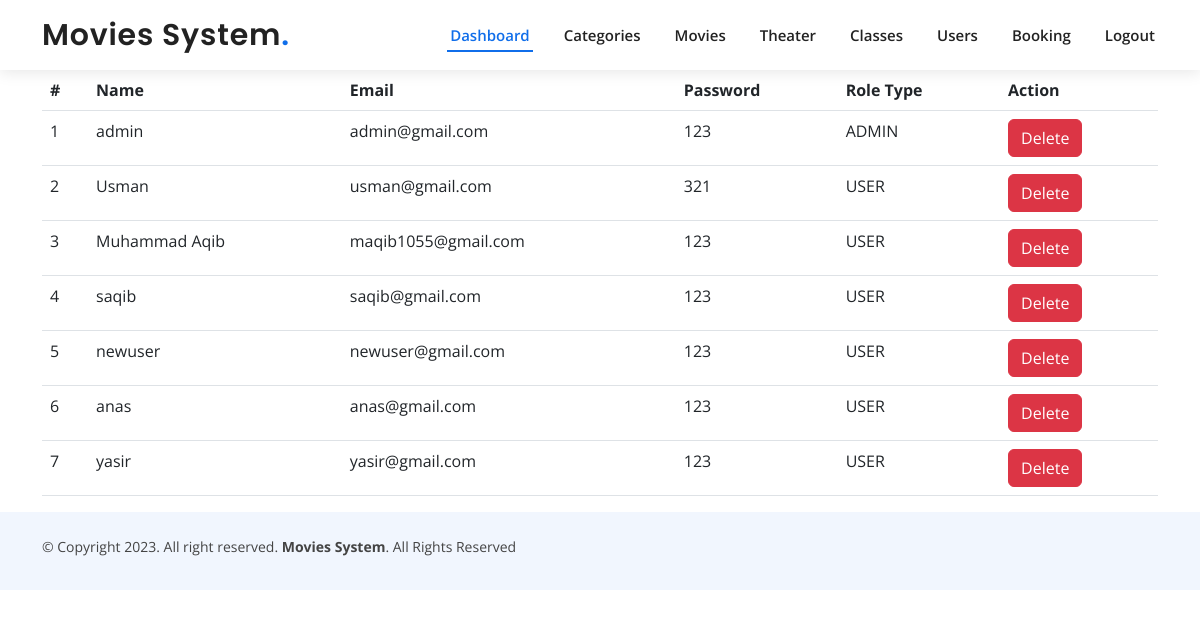
/admin/viewallusers.php (signed in), run on the app's committed database.
### tables this page shows
CREATE TABLE `users` (
  `userid` int(11) NOT NULL,
  `name` varchar(50) NOT NULL,
  `email` varchar(50) NOT NULL,
  `password` varchar(50) NOT NULL,
  `roteype` int(11) NOT NULL
);

### admin/viewallusers.php (the view, shortened to what this page needs)
<?php
include('../connect.php');
?>
<!DOCTYPE html>
<html lang="en">
<head>
</head>
<body>
<?php include('header.php')  ?>
<div class="container">
<div class="row">
  <div class="col-lg-12">
     <table class="table">
      <tr>
        <th>#</th>
        <th>Name</th>
        <th>Email</th>
        <th>Password</th>
        <th>Role Type</th>
        <th>Action</th>
      </tr>
      <?php
      $sql = "SELECT * FROM `users`";
      $res  = mysqli_query($con, $sql);
      if(mysqli_num_rows($res) > 0){
        while($data = mysqli_fetch_array($res)){
          ?>
          <tr>
            <td><?= $data['userid'] ?></td>
            <td><?= $data['name'] ?></td>
            <td><?= $data['email'] ?> </td>
            <td><?= $data['password'] ?> </td>
            <td>
             <?php
               if($data['roteype'] == 1){
                echo "ADMIN";
               }else{
                echo "USER";
               }
             ?>
            </td>
            <td>
              <a href="viewallusers.php?userid=<?= $data['userid'] ?>" class="btn btn-danger"> Delete </a>
          </td>
          </tr>
       <?php
        }
      }else{
        echo 'no user found';
      }
      ?>
     </table>
  </div>
</div>
</div>
<?php include('footer.php')  ?>
</body>
</html>

### assets/css/style.css (style rules this page uses)
body { font-family: "Open Sans", sans-serif; color: #444444; }
a { color: #106eea; text-decoration: none; }
.scrolled-offset { margin-top: 70px; }

### data on the page
users: userid "1", name "admin", email "admin@gmail.com", password "123", roteype "ADMIN"
users: userid "2", name "Usman", email "usman@gmail.com", password "321", roteype "USER"
users: userid "3", name "Muhammad Aqib", email "maqib1055@gmail.com", password "123", roteype "USER"
users: userid "4", name "saqib", email "saqib@gmail.com", password "123", roteype "USER"
users: userid "5", name "newuser", email "newuser@gmail.com", password "123", roteype "USER"
users: userid "6", name "anas", email "anas@gmail.com", password "123", roteype "USER"
users: userid "7", name "yasir", email "yasir@gmail.com", password "123", roteype "USER"
